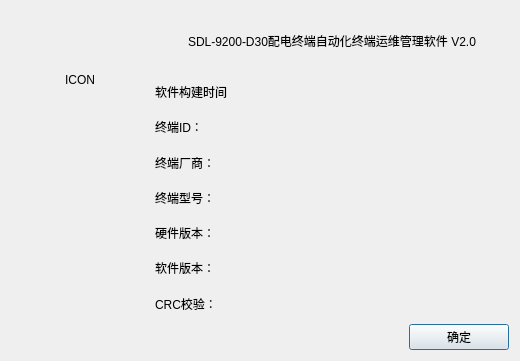
<?xml version="1.0" encoding="UTF-8"?>
<ui version="4.0">
 <class>dtusoftinfoDialog</class>
 <widget class="QDialog" name="dtusoftinfoDialog">
  <property name="geometry">
   <rect>
    <x>0</x>
    <y>0</y>
    <width>520</width>
    <height>361</height>
   </rect>
  </property>
  <property name="minimumSize">
   <size>
    <width>520</width>
    <height>361</height>
   </size>
  </property>
  <property name="maximumSize">
   <size>
    <width>520</width>
    <height>361</height>
   </size>
  </property>
  <property name="windowTitle">
   <string>软件信息</string>
  </property>
  <layout class="QGridLayout" name="gridLayout">
   <item row="0" column="0" rowspan="2">
    <widget class="QWidget" name="widget" native="true">
     <layout class="QVBoxLayout" name="verticalLayout">
      <item>
       <widget class="QLabel" name="labIcon">
        <property name="minimumSize">
         <size>
          <width>120</width>
          <height>120</height>
         </size>
        </property>
        <property name="maximumSize">
         <size>
          <width>120</width>
          <height>120</height>
         </size>
        </property>
        <property name="text">
         <string>ICON</string>
        </property>
        <property name="alignment">
         <set>Qt::AlignCenter</set>
        </property>
       </widget>
      </item>
      <item>
       <spacer name="verticalSpacer">
        <property name="orientation">
         <enum>Qt::Vertical</enum>
        </property>
        <property name="sizeHint" stdset="0">
         <size>
          <width>20</width>
          <height>187</height>
         </size>
        </property>
       </spacer>
      </item>
     </layout>
    </widget>
   </item>
   <item row="0" column="1" colspan="2">
    <layout class="QVBoxLayout" name="verticalLayout_2">
     <item>
      <widget class="QLabel" name="labTitle">
       <property name="minimumSize">
        <size>
         <width>60</width>
         <height>60</height>
        </size>
       </property>
       <property name="maximumSize">
        <size>
         <width>16777215</width>
         <height>60</height>
        </size>
       </property>
       <property name="text">
        <string>SDL-9200-D30配电终端自动化终端运维管理软件 V2.0</string>
       </property>
       <property name="alignment">
        <set>Qt::AlignCenter</set>
       </property>
      </widget>
     </item>
     <item>
      <layout class="QHBoxLayout" name="horizontalLayout">
       <item>
        <widget class="QLabel" name="lab1">
         <property name="maximumSize">
          <size>
           <width>100</width>
           <height>16777215</height>
          </size>
         </property>
         <property name="text">
          <string>软件构建时间</string>
         </property>
        </widget>
       </item>
       <item>
        <widget class="QLabel" name="lab_time">
         <property name="text">
          <string/>
         </property>
        </widget>
       </item>
      </layout>
     </item>
     <item>
      <layout class="QHBoxLayout" name="horizontalLayout_2">
       <item>
        <widget class="QLabel" name="lab2">
         <property name="maximumSize">
          <size>
           <width>80</width>
           <height>16777215</height>
          </size>
         </property>
         <property name="text">
          <string>终端ID：</string>
         </property>
        </widget>
       </item>
       <item>
        <widget class="QLabel" name="label_id">
         <property name="text">
          <string/>
         </property>
        </widget>
       </item>
      </layout>
     </item>
     <item>
      <layout class="QHBoxLayout" name="horizontalLayout_3">
       <item>
        <widget class="QLabel" name="lab3">
         <property name="maximumSize">
          <size>
           <width>80</width>
           <height>16777215</height>
          </size>
         </property>
         <property name="text">
          <string>终端厂商：</string>
         </property>
        </widget>
       </item>
       <item>
        <widget class="QLabel" name="label_factory">
         <property name="text">
          <string/>
         </property>
        </widget>
       </item>
      </layout>
     </item>
     <item>
      <layout class="QHBoxLayout" name="horizontalLayout_4">
       <item>
        <widget class="QLabel" name="lab4">
         <property name="maximumSize">
          <size>
           <width>80</width>
           <height>16777215</height>
          </size>
         </property>
         <property name="text">
          <string>终端型号：</string>
         </property>
        </widget>
       </item>
       <item>
        <widget class="QLabel" name="label_model">
         <property name="text">
          <string/>
         </property>
        </widget>
       </item>
      </layout>
     </item>
     <item>
      <layout class="QHBoxLayout" name="horizontalLayout_5">
       <item>
        <widget class="QLabel" name="lab5">
         <property name="maximumSize">
          <size>
           <width>80</width>
           <height>16777215</height>
          </size>
         </property>
         <property name="text">
          <string>硬件版本：</string>
         </property>
        </widget>
       </item>
       <item>
        <widget class="QLabel" name="label_hard">
         <property name="text">
          <string/>
         </property>
        </widget>
       </item>
      </layout>
     </item>
     <item>
      <layout class="QHBoxLayout" name="horizontalLayout_6">
       <item>
        <widget class="QLabel" name="lab6">
         <property name="maximumSize">
          <size>
           <width>80</width>
           <height>16777215</height>
          </size>
         </property>
         <property name="text">
          <string>软件版本：</string>
         </property>
        </widget>
       </item>
       <item>
        <widget class="QLabel" name="label_soft">
         <property name="text">
          <string/>
         </property>
        </widget>
       </item>
      </layout>
     </item>
     <item>
      <layout class="QHBoxLayout" name="horizontalLayout_7">
       <item>
        <widget class="QLabel" name="lab7">
         <property name="maximumSize">
          <size>
           <width>80</width>
           <height>16777215</height>
          </size>
         </property>
         <property name="text">
          <string>CRC校验：</string>
         </property>
        </widget>
       </item>
       <item>
        <widget class="QLabel" name="label_crc">
         <property name="text">
          <string/>
         </property>
        </widget>
       </item>
      </layout>
     </item>
    </layout>
   </item>
   <item row="1" column="1">
    <spacer name="horizontalSpacer">
     <property name="orientation">
      <enum>Qt::Horizontal</enum>
     </property>
     <property name="sizeHint" stdset="0">
      <size>
       <width>246</width>
       <height>20</height>
      </size>
     </property>
    </spacer>
   </item>
   <item row="1" column="2">
    <widget class="QPushButton" name="btn1">
     <property name="minimumSize">
      <size>
       <width>100</width>
       <height>0</height>
      </size>
     </property>
     <property name="text">
      <string>确定</string>
     </property>
    </widget>
   </item>
  </layout>
 </widget>
 <resources>
  <include location="../src/other/main.qrc"/>
 </resources>
 <connections>
  <connection>
   <sender>btn1</sender>
   <signal>clicked()</signal>
   <receiver>dtusoftinfoDialog</receiver>
   <slot>close()</slot>
   <hints>
    <hint type="sourcelabel">
     <x>458</x>
     <y>335</y>
    </hint>
    <hint type="destinationlabel">
     <x>259</x>
     <y>180</y>
    </hint>
   </hints>
  </connection>
 </connections>
</ui>
